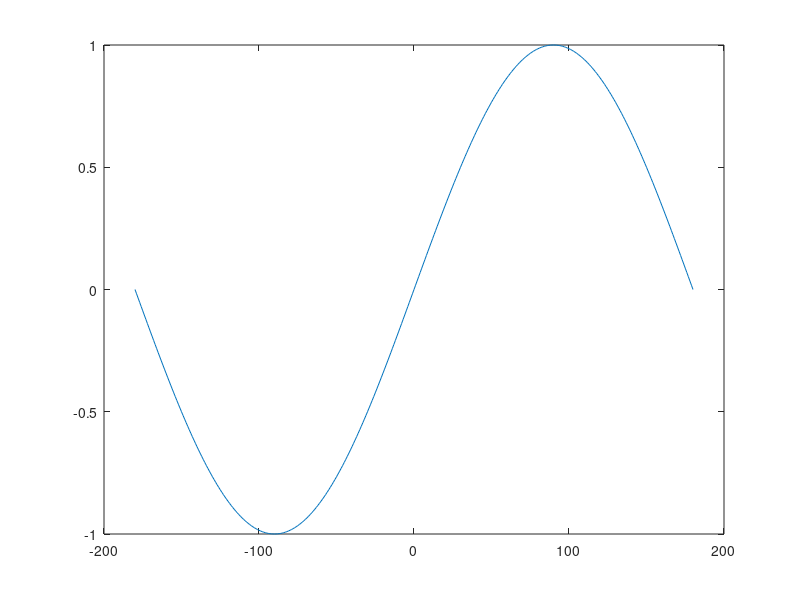
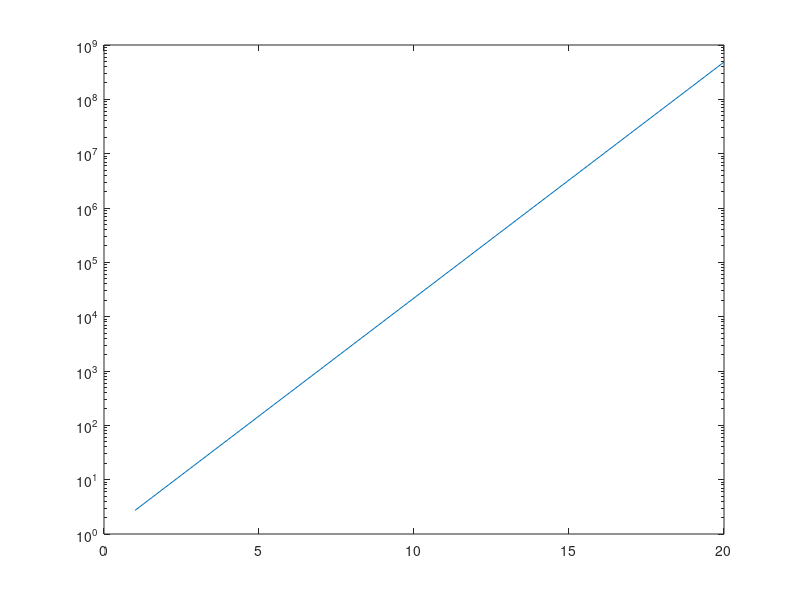
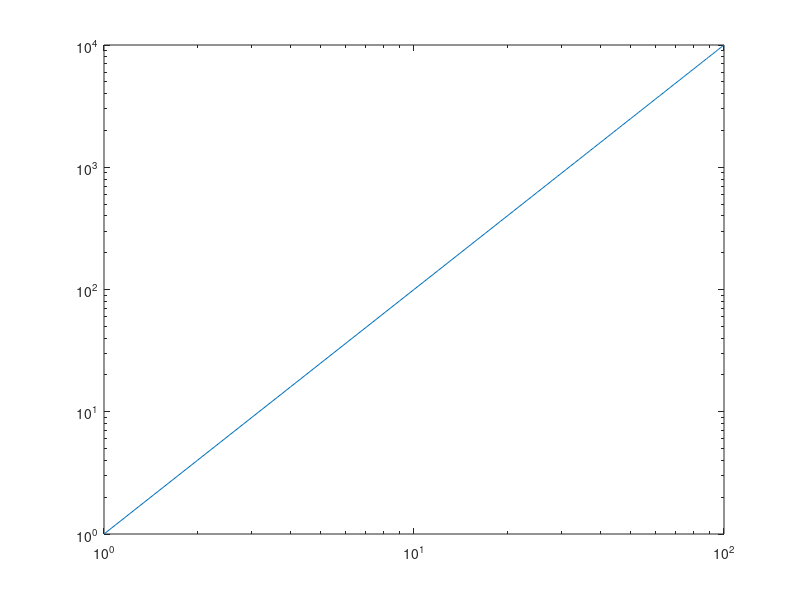

Write the MATLAB code that produced these figures, in order.
%% Introduction to MATLAB programming
% Author: Ikuro Sato, Tokyo Tech, 4.26.2022

%% Exercise A
x1 = -180 : 1 : 180 ; % arithmetic progression
y1 = sin(x1 / 180 * pi) ; % sine function
figure(1)
plot(x1, y1)

%% Exercise B
x2 = 1 : 20 ;
y2 = exp(x2) ; % exponential
figure(2)
semilogy(x2, y2)

%% Exercise C
x3 = 1 : 100 ;
y3 = x3 .^ 2 ; % element-wise power
figure(3)
loglog(x3, y3)

%% Exercise D
x4 = [4, 6, 1, 3, 9, 8, 2, 7, 10, 5] ;
[val, idx] = max(x4) ;
disp([val, idx])
[val, idx] = min(x4) ;
disp([val, idx])
[val, idx] = sort(x4, 'ascend') ;
disp(val)
[val, idx] = sort(x4, 'descend') ;
disp(val)
mean(x4)
std(x4)
var(x4)
median(x4)

%% Exercise E
x5 = rand(2, 3) % random variables of 2x3 array sampled from Uniform Distribution
sum(x5, 1) % vertical sum
sum(x5, 2) % horizontal sum
x5(:) % vectorization
[2, 3] * x5 % row vector times 2x3-matrix
x5 * [2; 3; 4] % 2x3 matrix times column vector
x5 * [2, 3, 4]' % 2x3 matrix times transposed row vector
2 .* x5 % element-wise product
[2; 3] .* x5 % row-wise product
x5 .* [2, 3, 4] % column-wise product

%% Exercise F
x6 = magic(4) ; % 4x4 magic square
im2col(x6, [2, 2])
im2col(x6, [2, 3])
reshape(x6, 8, 2)

%% Exercise G
A = zeros(1, 10) ;
for k = 1 : 10
    if rem(k, 2) == 0
        A(k) = k^2 ;
    end
end
A

